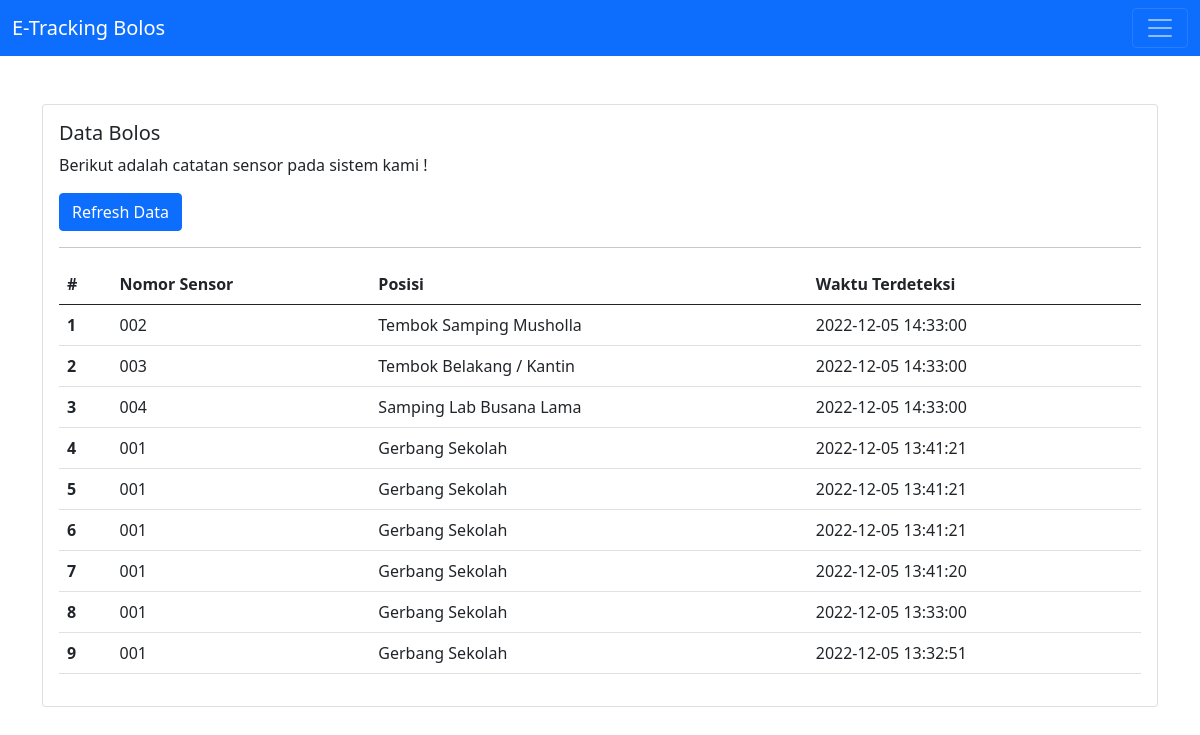
The page / on the database its author committed.
### tables this page shows
CREATE TABLE `tracking` (
  `id` int(11) NOT NULL,
  `posisi` varchar(3) NOT NULL DEFAULT '001',
  `waktu` timestamp NOT NULL DEFAULT current_timestamp()
);

### index.php (the view, shortened to what this page needs)
<?php require("koneksi.php"); ?>
<?php
$kode = "SELECT * FROM tracking ORDER BY waktu DESC";
$q = mysqli_query($koneksi, $kode);
function lokasi($posisi)
{
    $lokasi = "";
    if ($posisi == '001') {
        $lokasi = "Gerbang Sekolah";
    } elseif ($posisi == '002') {
        $lokasi = "Tembok Samping Musholla";
    } elseif ($posisi == '003') {
        $lokasi = "Tembok Belakang / Kantin";
    } elseif ($posisi == '004') {
        $lokasi = "Samping Lab Busana Lama";
    } else {
        $lokasi = "Di alam gaib";
    }
    return $lokasi;
}
?>
<!DOCTYPE html>
<html lang="en">
<head>
    <link href="https://cdn.jsdelivr.net/npm/bootstrap@5.0.2/dist/css/bootstrap.min.css" rel="stylesheet"
>
</head>
<body>
    <nav class="navbar navbar-dark bg-primary">
        <div class="container-fluid">
            <a class="navbar-brand" href="#">E-Tracking Bolos</a>
            <button class="navbar-toggler" type="button" data-bs-toggle="collapse" data-bs-target="#navbarNavDropdown"
                aria-controls="navbarNavDropdown" aria-expanded="false" aria-label="Toggle navigation">
                <span class="navbar-toggler-icon"></span>
            </button>
        </div>
    </nav>
    <main class="container py-5">
        <div class="card">
            <div class="card-body">
                <h5 class="card-title">Data Bolos</h5>
                <p class="card-text">Berikut adalah catatan sensor pada sistem kami !</p>
                <a href="index.php" class="btn btn-primary">Refresh Data</a>
                <hr>
                <table class="table">
                    <thead>
                        <tr>
                            <th scope="col">#</th>
                            <th scope="col">Nomor Sensor</th>
                            <th scope="col">Posisi</th>
                            <th scope="col">Waktu Terdeteksi</th>
                        </tr>
                    </thead>
                    <tbody>
                        <?php $nomor = 1; ?>
                        <?php while ($r = mysqli_fetch_array($q)) { ?>
                        <tr>
                            <th scope="row">
                                <?php echo $nomor; ?>
                            </th>
                            <td>
                                <?php echo $r['posisi']; ?>
                            </td>
                            <td>
                                <?php echo lokasi($r['posisi']) ?>
                            </td>
                            <td>
                                <?php echo $r['waktu'] ?>
                            </td>
                        </tr>
                        <?php $nomor = $nomor + 1; ?>
                        <?php } ?>
                    </tbody>
                </table>
            </div>
        </div>
    </main>
</body>
</html>

### rows shown on the page
tracking: posisi "002", posisi "Tembok Samping Musholla", waktu "2022-12-05 14:33:00"
tracking: posisi "003", posisi "Tembok Belakang / Kantin", waktu "2022-12-05 14:33:00"
tracking: posisi "004", posisi "Samping Lab Busana Lama", waktu "2022-12-05 14:33:00"
tracking: posisi "001", posisi "Gerbang Sekolah", waktu "2022-12-05 13:41:21"
tracking: posisi "001", posisi "Gerbang Sekolah", waktu "2022-12-05 13:41:21"
tracking: posisi "001", posisi "Gerbang Sekolah", waktu "2022-12-05 13:41:21"
tracking: posisi "001", posisi "Gerbang Sekolah", waktu "2022-12-05 13:41:20"
tracking: posisi "001", posisi "Gerbang Sekolah", waktu "2022-12-05 13:33:00"
tracking: posisi "001", posisi "Gerbang Sekolah", waktu "2022-12-05 13:32:51"
